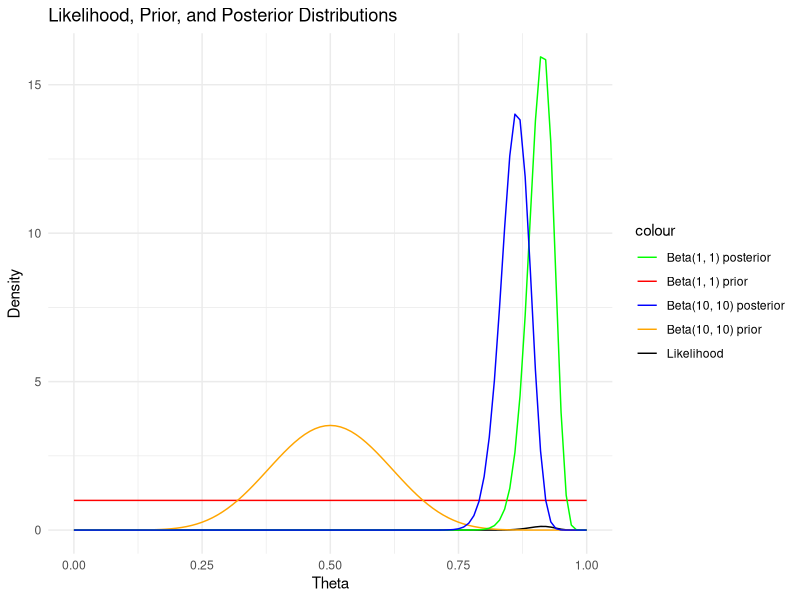

The R source for this figure:
## ---- chunk 1
knitr::opts_chunk$set(echo = TRUE, warning = FALSE, message = FALSE)
## ---- chunk 2
library(ggplot2)
## ---- chunk 3
n <- 129
y <- 118
theta <- seq(0, 1, by = 0.01)

beta11_prior_a <- 1
beta11_prior_b <- 1
beta11_posterior_a <- y + beta11_prior_a
beta11_posterior_b <- n - y + beta11_prior_b

beta1010_prior_a <- 10
beta1010_prior_b <- 10
beta1010_posterior_a <- y + beta1010_prior_a
beta1010_posterior_b <- n - y + beta1010_prior_b
## ---- chunk 4
likelihood <- dbinom(y, size = n, prob = theta)
df <- data.frame(theta = theta, likelihood = likelihood)
#prior <- dbeta(theta, shape1 = beta11_prior_a, shape2 = beta11_prior_b)
#posterior <- dbeta(theta, shape1 = beta11_posterior_a, shape2 = beta11_posterior_a)

ggplot(df, aes(x = theta)) +
  geom_line(aes(y = likelihood, color = "Likelihood")) +
  stat_function(fun = dbeta, args = list(shape1 = beta11_prior_a, shape2 = beta11_prior_b), 
                aes(color = "Beta(1, 1) prior")) +
  stat_function(fun = dbeta, args = list(shape1 = beta1010_prior_a, shape2 = beta1010_prior_b), 
                aes(color = "Beta(10, 10) prior")) +
  stat_function(fun = dbeta, args = list(shape1 = beta11_posterior_a, shape2 = beta11_posterior_b), 
                aes(color = "Beta(1, 1) posterior")) +
  stat_function(fun = dbeta, args = list(shape1 = beta1010_posterior_a, shape2 = beta1010_posterior_b),
                aes(color = "Beta(10, 10) posterior")) +
  #geom_line(aes(y = prior, color = "Prior")) +
  #geom_line(aes(y = posterior, color = "Posterior")) +
  labs(title = "Likelihood, Prior, and Posterior Distributions",
       x = "Theta", y = "Density") +
  scale_color_manual(values = c("Likelihood" = "black", 
                                "Beta(1, 1) prior" = "red", "Beta(10, 10) prior" = "orange",
                                "Beta(1, 1) posterior" = "green", "Beta(10, 10) posterior" = "blue")) +
  theme_minimal()
